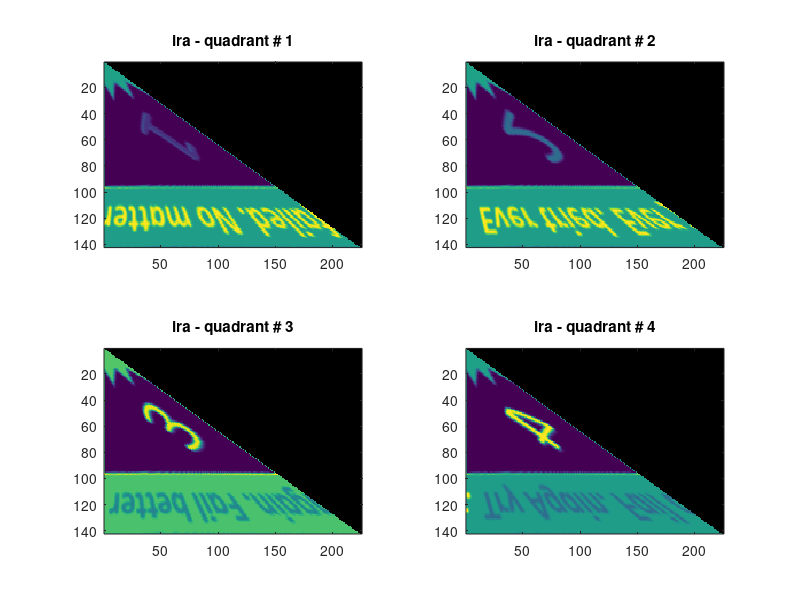
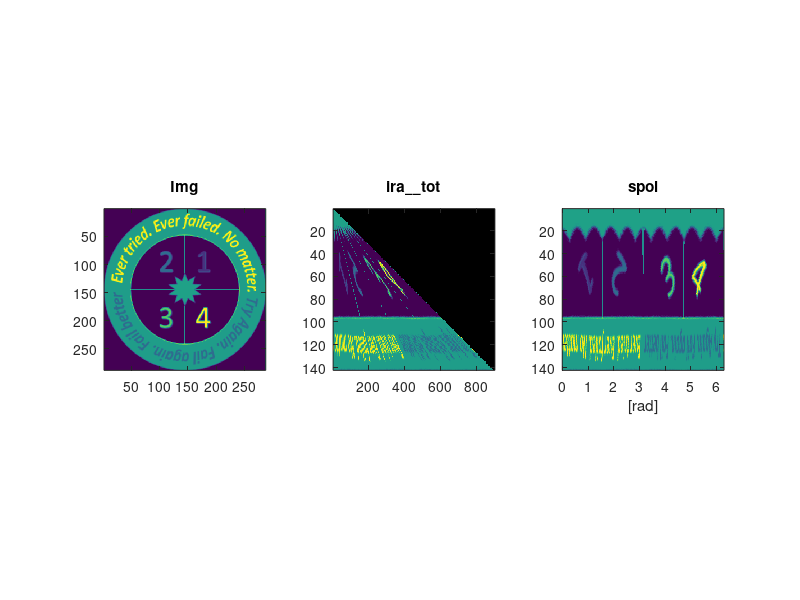

MATLAB code for these plots, in order:
function [ira_tot , varargout]=cart2tripolar(im, qParams)
% Cartesian to polar pixel transform - with compact representation
% The code starts with a Cartesian image of square pixel size dx*dy=1, and
% outputs a polar image of polar pixels that has a similar amount of
% information in polar coordinates dr*dtheta~=1.  The signal in each polar
% pixel is determined via its fractional overlap with the four surrounding
% Cartesian pixels. The result is a triangular polar representation,
% because the number of polar pixels per radius per angle increase with
% radius, i.e. the larger the radius the higher the angular resolution.
% The code was originally used in the context of analyzing images with 
% symmetry around a quadrant so that functionality was kept. 
% The code support NaN valued pixels for masking.
%
% Inputs:
%  im       - an image, assumed to be centered and corrected for deformations, tilt, etc.
%             the image may contain NaN, and the function will ignore them.
%  qParams  - (optional) a vector that states the quadrants of the image to include
%             in the analysis, e.g. [2 3] will treat only the left side
%             of the image. When im is plotted using imagesc(im) then
%             qParams=1 is top right
%             qParams=2 is top left
%             qParams=3 is bottom left
%             qParams=4 is bottom right
%
% Optional Outputs:
%
% ira      - Intensity per Radius per Angle - a 2d triangular array in
%            polar coordinates of each im quadrant (pi/2 angle spread),
%            where the quadrants are represented in the 3 dimension (as 
%            pages). Area outside the triangular array is set to NaN.
% ira_tot  -  Same as ira but of the entire image that is included (up to
%            0 to 2*pi)
% spol     - taking ira_tot and stretching it to a standard 2d square array
%             using linear interpolation.
%
%
% Example:
%------------
% load('testimg.mat');
% [ira_tot ira spol]=cart2tripolar(im);
% figure(2);
% for n=1:4
%     subplot(2,2,n); imagesc(ira(:,:,n));  title(['ira - quadrant # ' num2str(n) ]);
% end
%
% figure('Position',[50 50 900 250]);
% subplot(1,3,1); imagesc(im); axis square; title('Img');
% subplot(1,3,2); imagesc(ira_tot); axis square; title('ira__tot');
% subplot(1,3,3); imagesc([0 2*pi],1:size(spol,1),spol); axis square; title('spol');
%
% __________________________________
%   Adi Natan (natan@stanford.edu)
%   Ver 1.01 , Date: Dec 6th 2017



%% Deafults
if (nargin < 2)
    qParams=1:4; % include all image quadrants unless stated otherwise.
end

if (nargin < 1) % demo mode
    qParams=1:4; % include all image quadrants unless stated otherwise.
    try load('tim.mat'); catch; im=peaks(127); end
end

im=double(im);

%% set geometry parameters
x0=ceil(size(im,1)/2); y0=ceil(size(im,2)/2); % Assuming image is centered
L = min([x0,y0]); % Length of polar image (maximal radius)
RR=(0:L);
PPR=(floor(0.5*pi*(RR+1))-1); % the # of pixels per radius for cartesian quadrant
AngleInc = (0.5*pi./PPR'); % the angle increment per radius
AngleInc(1)=0; % avoid inf at origin
%% create image quadrants
if mod(size(im,1),2)==1 %case for odd image size
    Q(:,:,1) =  im(x0:-1:x0-L+1,y0:y0+L-1);
    Q(:,:,2) =  im(x0:-1:x0-L+1,y0:-1:y0-L+1);
    Q(:,:,3) =  im(x0:x0+L-1   ,y0:-1:y0-L+1);
    Q(:,:,4) =  im(x0:x0+L-1   ,y0:y0+L-1);
else %case for even image size
    Q(:,:,1) =  im(x0:-1:x0-L+1,y0+1:y0+L);
    Q(:,:,2) =  im(x0:-1:x0-L+1,y0:-1:y0-L+1);
    Q(:,:,3) =  im(x0+1:x0+L   ,y0:-1:y0-L+1);
    Q(:,:,4) =  im(x0+1:x0+L   ,y0+1:y0+L);
end

%%
ira = NaN(L-2,PPR(L),numel(qParams)); % initialize the  matrix

for a4n=qParams % treat each quadrant seperatly
    a4=Q(:,:,a4n);
    ira(1,1,a4n) = a4(1,1);      % origin pixel remains the same
    
    for r=2:L-2
        npr=PPR(r); % determine # polar pix in radius
        angincr=AngleInc(r);    % the angular increment per radius
        qp=0:npr;
        xp=r*sin(angincr*qp)+1;  % polar x-coordinate
        yp=r*cos(angincr*qp)+1;  % polar y-coordinate
        
        % the signal in a polar pixel at (r,qp) is determined by its
        %  fractional overlap with the four surrounding Cartesian pixels
        %  define scale fractional weight of cartesian pixels in polar pixels
        xc=round(xp);
        yc=round(yp);
        xd=1-abs(xc-xp);
        yd=1-abs(yc-yp);
        
        
        a4r=[ (a4(xc+(yc-1)*L));
            0 (a4(xc(2:npr)+(yc(2:npr)-1+(-1).^(yp(2:npr)<yc(2:npr)))*L)) 0;
            0 (a4(xc(2:npr)+(-1).^(xp(2:npr)<xc(2:npr))+yc(2:npr)*L)) 0;
            0 (a4(xc(2:npr)+(-1).^(xp(2:npr)<xc(2:npr))+L*(yc(2:npr)+(-1).^(yp(2:npr)<yc(2:npr))))) 0];
        
        c=[xd.*yd;
            0 xd(2:npr).*(1-yd(2:npr)) 0;
            0 (1-xd(2:npr)).*yd(2:npr) 0;
            0 (1-xd(2:npr)).*(1-yd(2:npr)) 0];
        
        % only when all 4 cartesian pixels are NaN the polar pixel will be NaN
        % otherwise, only the not NaN values will be considered according
        % to their fractional contribution
        
        c=bsxfun(@rdivide,c.*(~isnan(a4r)),sum(c.*(~isnan(a4r))));
        
        % gather intensity per radius per angle (ira)
        ira(r,1:npr+1,a4n) = nansum(c.*a4r);
        ira(r,all(isnan(c.*a4r)),a4n)=NaN;
    end
end

%% outputs
%  add all quadrants to one triangular array
%  (internal function)
ira_tot=addquad(ira,qParams);

% return ira and spol if asked for
nout = max(nargout,1) - 1;
if nout
    varargout{1} = ira;
    % tri-polar to square polar transform
    spol=t2s(ira,qParams);
    varargout{2} = spol;
end

if (nargin < 1) % demo mode
 figure(1);
 for n=1:4
     subplot(2,2,n); imagesc(ira(:,:,n));  title(['ira - quadrant # ' num2str(n) ]);
 end

 figure('Position',[50 50 950 260]);
 subplot(1,3,1); imagesc(im); axis square; title('Img');
 subplot(1,3,2); imagesc(ira_tot); axis square; title('ira__tot');
 subplot(1,3,3); imagesc([0 2*pi],1:size(ira,1),t2s(ira,qParams)); axis square; title('spol'); xlabel('[rad]');
end

function ira_tot=addquad(ira,qParams)
% something is buggy here with 0 replacing NaN - check and fix!
% add all quadrants to one array keeping consistent directionality
[Ms,~] = size(ira);
PPR=(floor(0.5*pi*((0:Ms)+1))-1); % calc the  # of pixels per radius in quadrant
ira_tot=NaN(size(ira,1), numel(qParams)*size(ira,2)); % preallocate

for r=Ms:-1:2
    npr=PPR(r)+1;
    clear irav
    for a4n=qParams % treat each quadrant seperatly
        if mod(a4n,2)==1 %case for odd quadrant #
            irav(:,a4n)=ira(r,1:npr,a4n);
        else %case for even quadrant #
            irav(:,a4n)=ira(r,npr:-1:1,a4n);
        end
    end
    ira_tot(r,1:npr*numel(qParams))=reshape(irav(:,qParams),1,[]);
end
ira_tot(1,1)=mean(ira(1,1,qParams),3);


function squmat=t2s(ira,qParams)
% transfer from triangular polar matrix to square polar matrix
PPR=(floor(0.5*pi*((0:size(ira,1))+1))-1); % calc the  # of pixels per radius in quadrant
%qParams=find(squeeze(~all(all(isnan(ira)))));
totPPR = numel(qParams)*(PPR+1); % total # of polar pixels per radius considering qParams

ira_tot=addquad(ira,qParams); % get the ira_tot

% create a matrix that "squares" the triangular polar matrix
squmat=zeros(size(ira_tot)); % preallocate
% the first pixel is just the intensity at the origin
squmat(1,:)=ones(1,size(ira_tot,2)).*ira_tot(1,1);
for k=2:size(ira_tot,1)
    try % in case data is all zero, then interp1 wont work
       
        
        %first map pixels in given range to new range
        smap=interp1(1:totPPR(k) , single(~isnan(ira_tot(k,1:totPPR(k)))) , linspace(1,totPPR(k),size(ira_tot,2)) ,'nearest');
        % interp only on non NaN pixels
        nr=~isnan(ira_tot(k,1:totPPR(k))); 
        squmat(k,:)=interp1(find(nr),ira_tot(k,nr),linspace(1,totPPR(k),size(ira_tot,2)),'nearest');
        squmat(k,~smap)=NaN;
       
    catch
    end
end